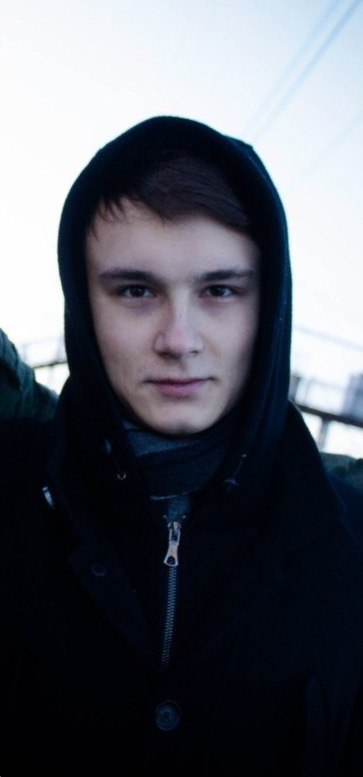
#> input picture face.jpg, 363 x 777 px, given in place of the camera
$ python diplom_v0.py
#> lines starting #> are read from the running program, lines starting #| are printed output that depends on the picture; after the words box and inside, x2 and y2 are one past the last pixel; in counts of white or black regions, pixels touching at a corner belong together
#> further down, frame is the input picture: shape (777, 363, 3); mean B, G, R 101.1, 92.6, 89.6
import cv2
import numpy as np
import time
import math
# [6 lines of commented-out code are left out]

def rotate1(x,y,rad):
    xx = int(round(math.cos(rad)*x - math.sin(rad)*y))
    yy = int(round(math.sin(rad)*x + math.cos(rad)*y))
    return xx,yy
#
face_cascade = cv2.CascadeClassifier('F:\\Diplom\\haarcascades\\haarcascade_frontalface_default.xml')
eyes_cascade = cv2.CascadeClassifier('F:\\Diplom\\haarcascades\\haarcascade_eye_tree_eyeglasses.xml')

count_eyes = 0
count_face = 0;
timeing = 0
rotate = 0;
flag_update_timeing = True
flag_play_music = False
angl = 0

def detect(time,image):
#> called with time = 1795209262
    global flag_update_timeing, timeing, flag_play_music, rotate,angl
    gray = cv2.cvtColor(image, cv2.COLOR_BGR2GRAY)
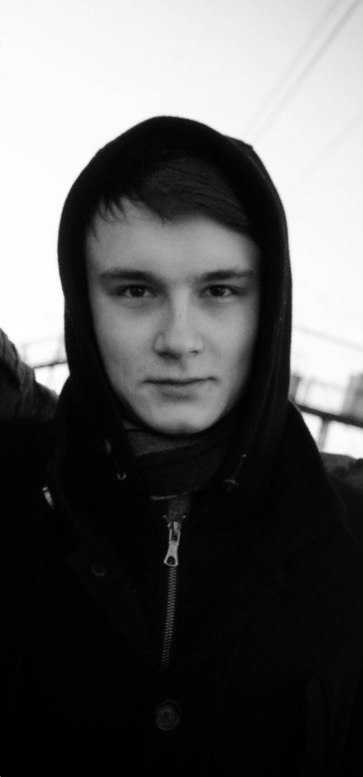
#> gray: shape (777, 363); min 0, max 255, mean 92.6
    rows,cols = gray.shape
#> rows = 777; cols = 363
    if (angl != 0):
        M = cv2.getRotationMatrix2D((cols/2,rows/2),angl,1)
        dst = cv2.warpAffine(gray,M,(cols,rows))
    else:
        M = cv2.getRotationMatrix2D((cols/2,rows/2),0,1)
#> M = [[1, 0, 0], [0, 1, 0]]
        dst = cv2.warpAffine(gray,M,(cols,rows))
    faces = face_cascade.detectMultiScale(dst, 1.1, 6, minSize=(200, 200))
#> faces = [[61, 201, 237, 237]]
    count_eyes = 0
    flagRotate = True
    while(len(faces)  == 0):
        if (rotate == 90):
            rotate = 0
            break

        if (flagRotate):
            angl = rotate
            flagRotate = False
        else:
            angl = 360-(rotate)
            flagRotate = True
            rotate = rotate + 5
        #print("rotate: "+str(angl))
        M = cv2.getRotationMatrix2D((cols/2,rows/2),angl,1)
        dst = cv2.warpAffine(gray,M,(cols,rows))
        faces = face_cascade.detectMultiScale(dst, 1.1, 6, minSize=(200, 200))
#> this loop made 0 passes
#> after the loop, rotate = 0
        #print("Current Angle: "+str(angl)+" Count faces: " +str(len(faces)))
    cv2.imshow("dst",dst)
    count_face = 0;
    M = cv2.getRotationMatrix2D((cols/2,rows/2),angl,1)
    image = cv2.warpAffine(image,M,(cols,rows))
    for (x,y,w,h) in faces:
        i = 0
        count_face=count_face+1
        roi_eyes = dst[y:y+h, x:x+w]
        roi_color = dst[y:y+h, x:x+w]

        cv2.imshow("roi_eyes",roi_eyes)
        eyes = eyes_cascade.detectMultiScale(roi_eyes, 1.1, 6, minSize=(30, 30))
        anglRadian = (angl*math.pi)/180
        for (ex,ey,ew,eh) in eyes:
            count_eyes=count_eyes+1
            endEX = x + ex
            endEY = y + ey
            endEXEW = x + ex + ew
            endEYEH = y + ey + eh
            endEXHalfEW = x + ex + int(round((ew/2)))
            endEYHalfEH = y + ey + int(round((eh/2)))

            cv2.line(image,(endEX,endEYHalfEH),(endEXEW,endEYHalfEH),(255,0,255),2)
            cv2.line(image,(endEXHalfEW,endEYEH),(endEXHalfEW,endEY),(255,255,255),2)
#> this loop made 1 pass
#> (x, y, w, h, i, count_face, eyes, anglRadian) on pass 1: (61, 201, 237, 237, 0, 1, [[52, 69, 47, 47], [134, 69, 45, 45]], 0)
#> pass 1, in detect, `roi_eyes = dst[y:y+h, x:x+w]`:
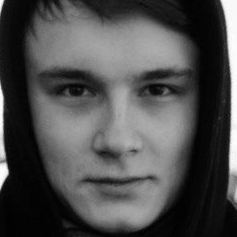
#> roi_eyes: shape (237, 237); min 1, max 255, mean 77.5
#> after the loop:
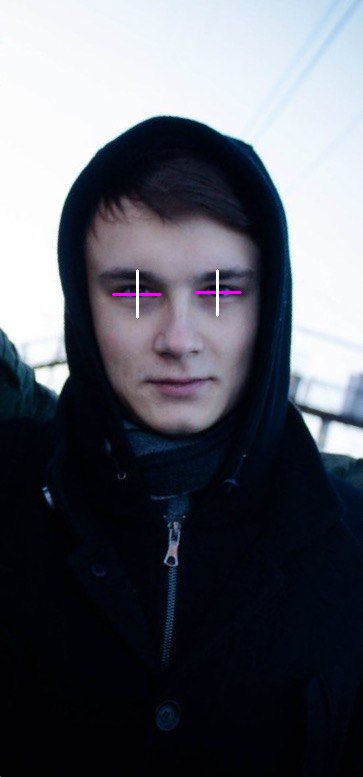
#> image: shape (777, 363, 3); 0.2% of pixels changed, all inside (x1, y1, x2, y2) = (112, 269, 242, 319)
#> after the loop, count_eyes = 2; count_face = 1
    M = cv2.getRotationMatrix2D((cols/2,rows/2),360-angl,1)
#> M = [[1, -2.45e-16, 9.52e-14], [2.45e-16, 1, -4.45e-14]]
    image = cv2.warpAffine(image,M,(cols,rows))
    font = cv2.FONT_HERSHEY_SIMPLEX
#> font = 0
    cv2.putText(image,'Count face: '+str(count_face),(10,400), font, 1, (200,255,155),2)
    cv2.putText(image,'Count eyes: '+str(count_eyes),(10,450), font, 1, (200,255,155),2)
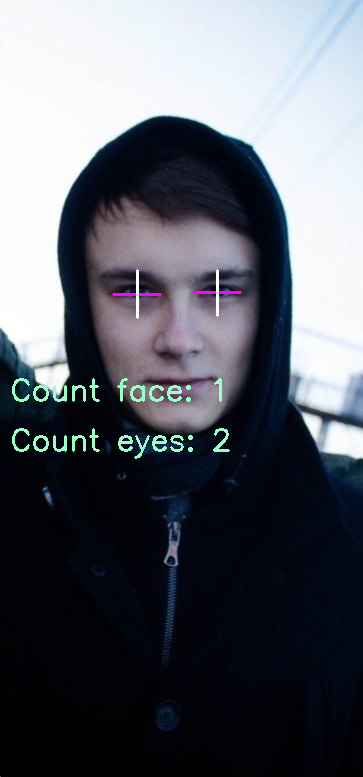
#> image: shape (777, 363, 3); mean B, G, R 102.9, 94.7, 91.1
    if (count_face > 0):
        if (int(round((count_eyes/count_face))) < 2):
            if (flag_update_timeing):
                timeing = time
                flag_update_timeing = False
            if ((time - timeing) > 1):
                cv2.putText(image,'SLEEP!!!',(300,430), font, 2, (255,255,255),4)
                if(not flag_play_music):
                    #soundObj.play()
                    flag_play_music = True
        else:
            flag_update_timeing = True
            #if (flag_play_music):
                #soundObj.stop()
    return image

cam = cv2.VideoCapture(0)
cam.set(cv2.CAP_PROP_FPS, 2)
cam.set(cv2.CAP_PROP_FRAME_WIDTH, 640)
cam.set(cv2.CAP_PROP_FRAME_HEIGHT, 480)
ret, frame = cam.read()
while (ret):
     ret,frame =cam.read()
     frame = np.asarray(detect(int(round(time.time())),frame))
     cv2.imshow("features", frame)
     if cv2.waitKey(10) == 0x1b: # ESC
#> (key Esc is pressed here)
         break
cam.release()
cv2.destroyAllWindows()
#soundObj.stop()
